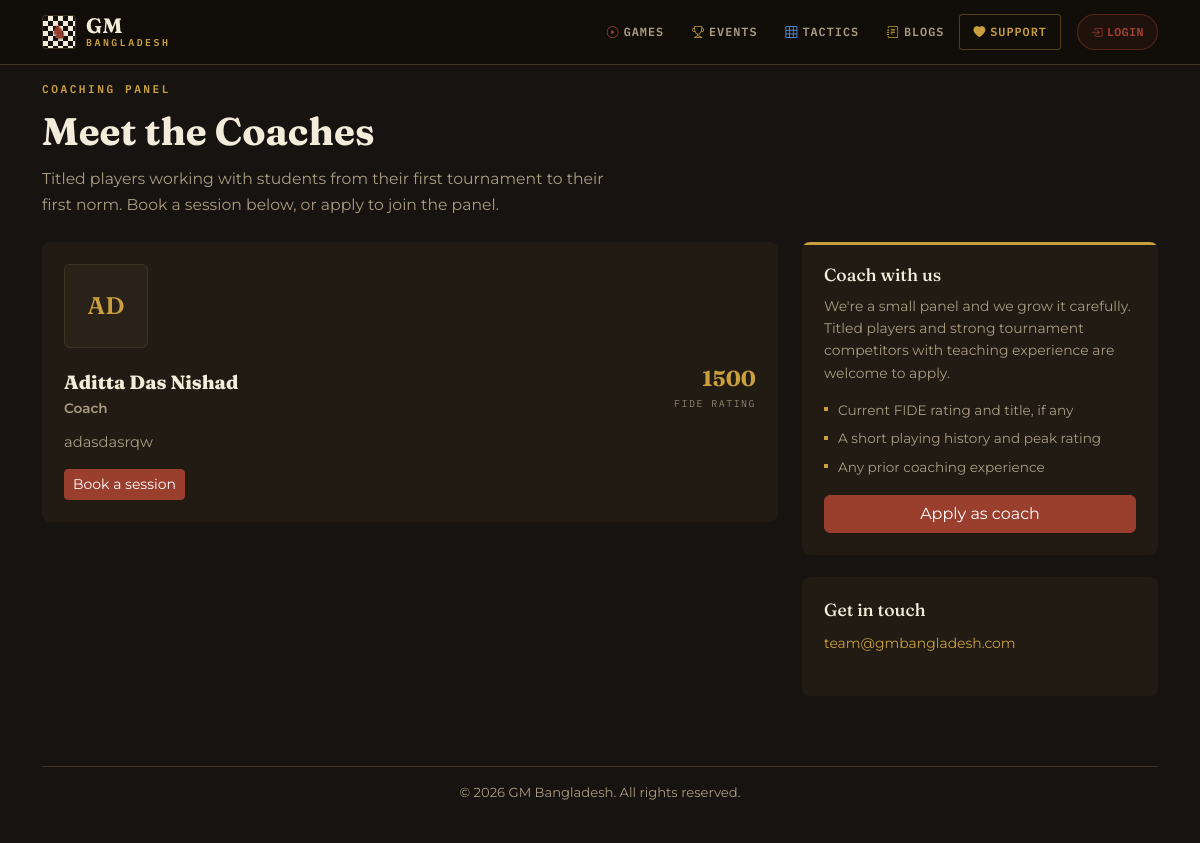
The app's page /coach/ with its own data.
### news/models.py (models this page shows)
class Coach(models.Model):
    TITLE_CHOICES = [
        ("GM", "Grandmaster"),
        ("IM", "International Master"),
        ("FM", "FIDE Master"),
        ("CM", "Candidate Master"),
        ("WGM", "Woman Grandmaster"),
        ("WIM", "Woman International Master"),
        ("WFM", "Woman FIDE Master"),
        ("NM", "National Master"),
        ("", "No title"),
    ]
    title = models.CharField(max_length=4, choices=TITLE_CHOICES, blank=True)
    name = models.CharField(max_length=120)
    role = models.CharField(max_length=120, help_text="e.g. Head Coach, Openings Specialist")
    rating = models.PositiveSmallIntegerField(
        validators=[MinValueValidator(0), MaxValueValidator(3500)],
        help_text="Current FIDE rating"
    )
    bio = models.TextField(max_length=600)
    photo = models.ImageField(upload_to="coaches/", blank=True, null=True)
    order = models.PositiveSmallIntegerField(
        default=0,
        help_text="Lower numbers appear first on the coaches page"
    )
    is_active = models.BooleanField(default=True)
    created_at = models.DateTimeField(auto_now_add=True)
    updated_at = models.DateTimeField(auto_now=True)
    class Meta:
        ordering = ["order", "-rating"]
        verbose_name = "Coach"
        verbose_name_plural = "Coaches"
    def __str__(self):
        if self.title:
            return f"{self.title} {self.name}"
        return self.name
    @property
    def display_name(self):
        return str(self)
    @property
    def initials(self):
        parts = self.name.split()
        return "".join(p[0].upper() for p in parts[:2])

### news/views.py (the view)
# urls.py: path("coach/", views.coach_list, name="coach_list"),
def coach_list(request):
    coaches = Coach.objects.filter(is_active=True).order_by("order", "-rating")
    return render(request, "news/academy/coach.html", {"coaches": coaches})

### news/templates/news/academy/coach.html (shortened to what this page needs)
{% extends 'news/base.html' %}
{% load static %}
{% block content %}
<div class="coaches-page">
  <div class="mb-4">
    <span class="page-eyebrow">Coaching Panel</span>
    <h1>Meet the Coaches</h1>
    <p class="page-intro">Titled players working with students from their first tournament to their first norm. Book a session below, or apply to join the panel.</p>
  </div>
  <div class="row">
    <div class="col-lg-8">
      {% for coach in coaches %}
      <div class="card coach-card hover-lift">
        <div class="coach-avatar">
          {% if coach.photo %}
            <img src="{{ coach.photo.url }}" alt="{{ coach.display_name }}">
          {% else %}
            {{ coach.initials }}
          {% endif %}
        </div>
        <div class="coach-main">
          <div class="coach-top-row">
            <div>
              <div class="card-title">{{ coach.display_name }}</div>
              <div class="coach-role">{{ coach.role }}</div>
            </div>
            <div class="coach-rating-box">
              <span class="rating-value">{{ coach.rating }}</span>
              <span class="rating-label">FIDE rating</span>
            </div>
          </div>
          <p class="coach-bio">{{ coach.bio }}</p>
          <button class="btn btn-primary btn-sm">Book a session</button>
        </div>
      </div>
      {% endfor %}
    </div>
    <div class="col-lg-4">
      <div class="coach-sidebar">
        <div class="card side-card apply-card" id="apply">
          <h3>Coach with us</h3>
          <p>We're a small panel and we grow it carefully. Titled players and strong tournament competitors with teaching experience are welcome to apply.</p>
          <ul>
            <li>Current FIDE rating and title, if any</li>
            <li>A short playing history and peak rating</li>
            <li>Any prior coaching experience</li>
          </ul>
          <a href="{% url 'coach_apply' %}" class="btn btn-primary">Apply as coach</a>
        </div>
        <div class="card side-card contact-card">
          <h3>Get in touch</h3>
          <address>
            <a href="mailto:team@gmbangladesh.com">team@gmbangladesh.com</a><br>
          </address>
        </div>
      </div>
    </div>
  </div>
</div>
{% endblock %}

### news/templates/news/base.html (style rules this page uses)
:root { --chess-dark: #171310; --navbar-color: #120E0A; --chess-light: #F3ECDA; --chess-primary: #9A3E2E; --chess-secondary: #A99C82; --chess-accent: #C9A03D; --chess-red: #B8493A; --dark-gray: #2a2a2a; --slate-gray: #4b4b4b; --light-gray: #a3a3a3; --warm-accent: #d76a6a; --cool-accent: #6aa8d7; --warm-orange: #d87a2a; --cool-teal: #2aa6a6; --card-color: #211B14; --color-gray-400: #A99C82; --border: #3E3423; --status: #4E7A52; --box: #232323; --move: #ebebeb; --move-hover: #b9b9b9; --move-active: #292b32b3; --notation-box: #0f1013b3; --gm-oxblood-deep: #7A2F22; --gm-panel-alt: #2A2219; --gm-plum: #6C4F8C; }
html, body { height: 100%; font-family: 'Montserrat', sans-serif; }
body { display: flex; flex-direction: column; background-color: var(--chess-dark); color: var(--chess-light); }
a { text-decoration: none; color: var(--chess-light); }
.card { background-color: var(--card-color); border: none; border-radius: 8px; transition: all 0.3s ease; }
.card-title { color: var(--chess-light); font-weight: 800; }
.hover-lift { transition: all 0.3s ease; }
.rating-value { font-size: 20px; font-weight: bold; color: white; }
.rating-label { font-size: 0.8rem; opacity: 0.8; text-transform: uppercase; letter-spacing: 1px; margin-top: 5px; }
.btn-primary { background-color: var(--chess-primary); border-color: var(--chess-primary); }

### news/templates/news/academy/coach.html (style rules this page uses)
.coaches-page { font-family: 'Montserrat', sans-serif; }
.coaches-page .page-eyebrow { font-family: 'IBM Plex Mono', monospace; font-size: 0.7rem; font-weight: 600; letter-spacing: 2.5px; text-transform: uppercase; color: var(--chess-accent); margin-bottom: 10px; display: block; }
.coaches-page h1 { font-family: 'Fraunces', Georgia, serif; font-weight: 700; font-size: clamp(1.9rem, 3.2vw, 2.6rem); color: var(--chess-light); margin-bottom: 12px; }
.coaches-page .page-intro { color: var(--chess-secondary); max-width: 56ch; font-size: 0.98rem; line-height: 1.65; }
.coach-card { display: flex; gap: 20px; padding: 22px; margin-bottom: 22px; }
.coach-avatar { flex-shrink: 0; width: 84px; height: 84px; border-radius: 6px; background: var(--gm-panel-alt); border: 1px solid var(--border); display: flex; align-items: center; justify-content: center; font-family: 'Fraunces', Georgia, serif; font-weight: 600; font-size: 1.5rem; color: var(--chess-accent); overflow: hidden; }
.coach-main { flex: 1; min-width: 0; }
.coach-top-row { display: flex; justify-content: space-between; align-items: flex-start; gap: 12px; flex-wrap: wrap; }
.coach-card .card-title { font-family: 'Fraunces', Georgia, serif; font-size: 1.2rem; margin-bottom: 2px; }
.coach-role { color: var(--color-gray-400); font-weight: 600; font-size: 0.85rem; margin-bottom: 12px; }
.coach-rating-box { text-align: right; flex-shrink: 0; }
.coach-rating-box .rating-value { font-family: 'Fraunces', Georgia, serif; font-weight: 700; font-size: 1.35rem; color: var(--chess-accent); line-height: 1; }
.coach-rating-box .rating-label { display: block; font-family: 'IBM Plex Mono', monospace; font-size: 0.62rem; letter-spacing: 1.5px; text-transform: uppercase; color: var(--chess-secondary); opacity: 0.8; margin-top: 4px; }
.coach-bio { color: var(--chess-secondary); font-size: 0.92rem; line-height: 1.62; margin-bottom: 14px; }
.coach-sidebar { position: sticky; top: 90px; }
.side-card { padding: 22px; margin-bottom: 22px; }
.side-card h3 { font-family: 'Fraunces', Georgia, serif; font-size: 1.1rem; color: var(--chess-light); margin-bottom: 10px; }
.side-card p { color: var(--chess-secondary); font-size: 0.87rem; line-height: 1.6; margin-bottom: 16px; }
.side-card.apply-card { position: relative; overflow: hidden; }
.side-card.apply-card::before { content: ""; position: absolute; top: 0; left: 0; right: 0; height: 3px; background: var(--chess-accent); }
.side-card ul { list-style: none; padding: 0; margin: 0 0 18px; display: flex; flex-direction: column; gap: 8px; }
.side-card ul li { font-size: 0.85rem; color: var(--chess-secondary); padding-left: 14px; position: relative; }
.side-card ul li::before { content: ""; position: absolute; left: 0; top: 0.55em; width: 4px; height: 4px; background: var(--chess-accent); }
.side-card .btn { width: 100%; }
.side-card.contact-card address { font-style: normal; font-size: 0.87rem; line-height: 2; color: var(--chess-secondary); }
.side-card.contact-card a { color: var(--chess-accent); }

### records on screen
Coach: initials "AD", display_name "Aditta Das Nishad", role "Coach", rating "1500", bio "adasdasrqw"
